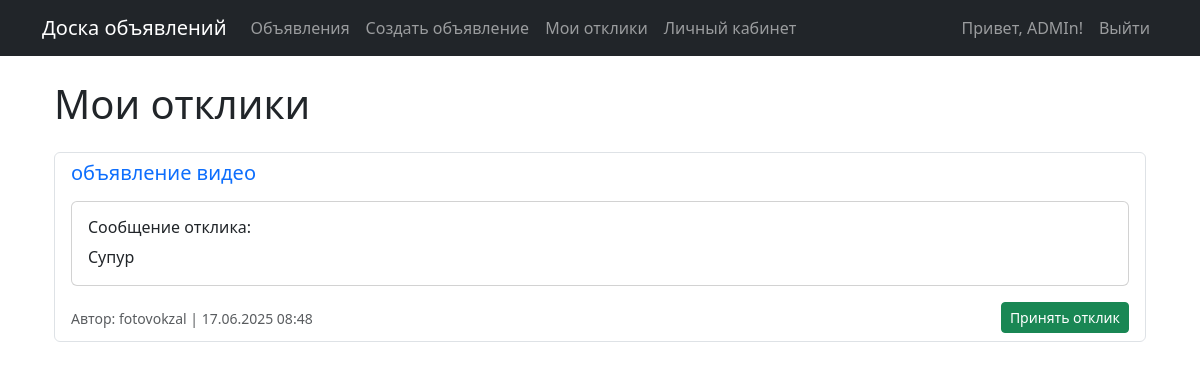
Screenshot of /my-responses/ (signed in) with the database file from the repository.
### appAccounts/models.py (models this page shows)
class User(AbstractUser):
    confirmation_code = models.CharField(max_length=6, blank=True)
    is_confirmed = models.BooleanField(default=False)

### appBoard/models.py (models this page shows, shortened)
class Response(models.Model):
    post = models.ForeignKey(Post, on_delete=models.CASCADE)
    author = models.ForeignKey(User, on_delete=models.CASCADE)
    content = models.TextField()
    created_at = models.DateTimeField(default=timezone.now)
    is_accepted = models.BooleanField(default=False)

class Post(models.Model):
    author = models.ForeignKey(User, on_delete=models.CASCADE)
    title = models.CharField(max_length=200)
    content = RichTextField()
    category = models.ForeignKey(Category, on_delete=models.CASCADE)
    created_at = models.DateTimeField(default=timezone.now)
    updated_at = models.DateTimeField(auto_now=True)
    image = models.ImageField(upload_to='post_images/', null=True, blank=True)
    video = models.FileField(upload_to='post_videos/', null=True, blank=True)
    class Meta:
        verbose_name = 'Запись'
        verbose_name_plural = 'Записи'

### appBoard/views.py (the view)
# urls.py: path('my-responses/', views.my_responses, name='my_responses'),
@login_required
def my_responses(request):
    user_posts = Post.objects.filter(author=request.user)
    responses = Response.objects.filter(post__in=user_posts).select_related('post', 'author').order_by('-created_at')
    for response in responses:
        response.post_content = response.post.content
    return render(request, 'board/my_responses.html', {'responses': responses})

### appBoard/templates/board/my_responses.html (shortened to what this page needs)
{% extends 'base.html' %}
{% block content %}
<div class="container mt-4">
    <h1 class="mb-4">Мои отклики</h1>
    {% if responses %}
        <div class="list-group">
            {% for response in responses %}
                <div class="list-group-item">
                    <div class="d-flex justify-content-between align-items-start">
                        <div class="flex-grow-1">
                            <h3 class="h5 mb-3">
                                <a href="{% url 'board:post_detail' response.post.pk %}" class="text-decoration-none">
                                    {{ response.post.title }}
                                </a>
                            </h3>
                            <div class="card mb-3">
                                <div class="card-body">
                                    <h4 class="h6 mb-2">Сообщение отклика:</h4>
                                    <p class="mb-0">{{ response.content }}</p>
                                </div>
                            </div>
                            <div class="d-flex justify-content-between align-items-center">
                                <div class="text-muted">
                                    <small>
                                         Автор: {{ response.author.username }} |
                                         {{ response.created_at|date:"d.m.Y H:i" }}
                                    </small>
                                </div>
                                <form method="post" action="{% url 'board:response_accept' response.pk %}" class="d-inline">
                                    <button type="submit" class="btn btn-success btn-sm">
                                         Принять отклик
                                    </button>
                                </form>
                            </div>
                        </div>
                    </div>
                </div>
            {% endfor %}
        </div>
    {% else %}
        <div class="alert alert-info">
            <i class="fas fa-info-circle"></i> У вас пока нет откликов на объявления.
        </div>
    {% endif %}
</div>
{% endblock %}

### appBoard/templates/base.html (shortened to what this page needs)
<!DOCTYPE html>
<html lang="ru">
<head>
    <link href="https://cdn.jsdelivr.net/npm/bootstrap@5.3.0/dist/css/bootstrap.min.css" rel="stylesheet">
</head>
<body>
    <nav class="navbar navbar-expand-lg navbar-dark bg-dark mb-4">
        <div class="container">
            <a class="navbar-brand" href="{% url 'board:post_list' %}">Доска объявлений</a>
            <div class="collapse navbar-collapse" id="navbarNav">
                <ul class="navbar-nav me-auto">
                    <li class="nav-item">
                        <a class="nav-link" href="{% url 'board:post_list' %}">Объявления</a>
                    </li>
                    {% if user.is_authenticated %}
                        <li class="nav-item">
                            <a class="nav-link" href="{% url 'board:post_create' %}">Создать объявление</a>
                        </li>
                        <li class="nav-item">
                            <a class="nav-link" href="{% url 'board:my_responses' %}">Мои отклики</a>
                        </li>
                        <li class="nav-item">
                            <a class="nav-link" href="{% url 'board:profile' %}">Личный кабинет</a>
                        </li>
                    {% endif %}
                </ul>
                <ul class="navbar-nav">
                    {% if user.is_authenticated %}
                        <li class="nav-item">
                            <span class="nav-link">Привет, {{ user.username }}!</span>
                        </li>
                        <li class="nav-item">
                            <a class="nav-link" href="{% url 'account_logout' %}">Выйти</a>
                        </li>
                    {% endif %}
                </ul>
            </div>
        </div>
    </nav>
    <div class="container">
        {% block content %}
        {% endblock %}
    </div>
</body>
</html>

### rows the page displays
User: username "ADMIn"
Response: post "объявление видео", content "Супур", author.username "fotovokzal", created_at "17.06.2025 08:48"
